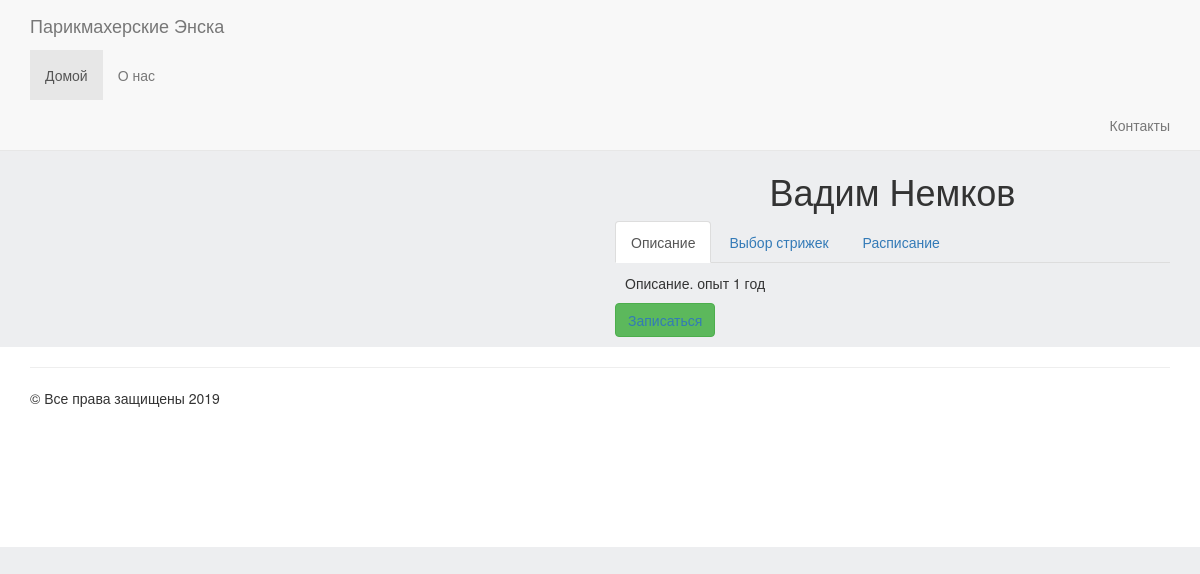
The app's page /master/3/, older data.
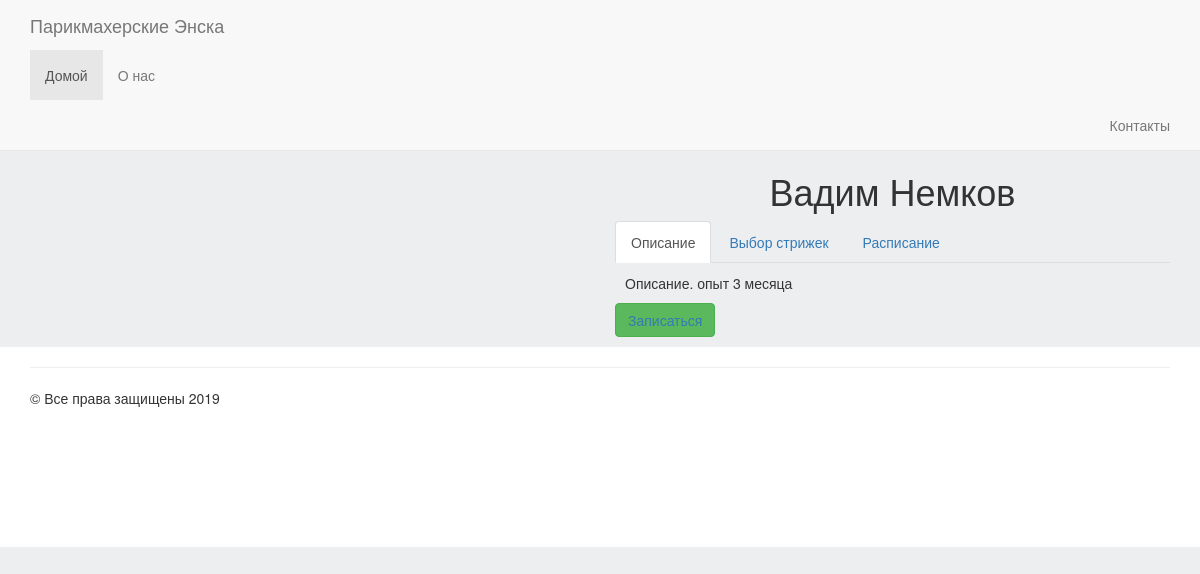
The same page, newer data.
### masters/models.py (models this page shows, shortened)
class Master(models.Model):
    name = models.CharField(u'Мастер',max_length=155, blank=False, null=False, default=None)
    descriptions = models.CharField(u'Описание',blank=False, null=False, max_length=155, default="")
    position = models.CharField(u'Должность',max_length=155,blank=False, null=False, default="");
    is_active = models.BooleanField(u'Активность',default=True)
    created = models.DateTimeField(auto_now_add=True, auto_now=False)
    updated = models.DateTimeField(auto_now_add=False, auto_now=True)
    date = models.DateTimeField(u'Дата и время',default=timezone.now)
    is_male = models.BooleanField(u'Муж?',default=True)
    objects = MasterManager()
    men = MasterMenManager()
    women = MasterWomenManager()
    class Meta:
        verbose_name = 'Мастер'
        verbose_name_plural = 'Мастера'

### landing/views.py (the view)
# urls.py: path('master/<int:id>/', views.master, name='master'),
def master(request, id):
    master = get_object_or_404(Master,id=id)
    return render(request, 'masters/master.html', {'master': master})

### masters/managers.py (called while the page is built)
    def get_queryset(self):
        return MasterQuerySet(self.model, using=self._db)

### landing/templates/masters/master.html (shortened to what this page needs)
{% extends 'base.html' %}
{% load static %}
{% block content %}
  <div class="container">
    <div class="row">
      <div class="col-lg-6">
      </div>
      <div class="col-lg-6">
        <h1 class="text-center">
          {{master.name}}
        </h1>
          <div>
            <ul class="nav nav-tabs" role="tablist">
              <li role="presentation" class="active"><a href="#description" aria-controls="home" role="tab" data-toggle="tab">
                Описание
              </a></li>
              <li role="presentation"><a href="#short_descriptions" aria-controls="short_descriptions" role="tab" data-toggle="tab">
                Выбор стрижек
              </a></li>
              <li role="presentation"><a href="#date" aria-controls="messages" role="tab" data-toggle="tab">
                Расписание
              </a></li>
            </ul>
            <div class="tab-content master-description-tabs">
              <div role="tabpanel" class="tab-pane active" id="description">
                {{ master.descriptions}}
              </div>
            </div>
            <div class="">
              <form id="form_date_master" class="form-inline">
                <div class="form-group">
                    <button type="submit" class="btn btn-success btn-buy"
                      data-master_id = {{ master.id }}
                      data-name_id = {{ master.name }}
                    >
                      <a href="{{ master.id }}/landing">
                            Записаться
                      </a>
                    </button>
                </div>
              </form>
            </div>
          </div>
      </div>
    </div>
  </div>
{% endblock %}

Row changes from the older to the newer data that the page shows:
changed Master "Вадим Немков": descriptions "Описание. опыт 1 год" → "Описание. опыт 3 месяца"
